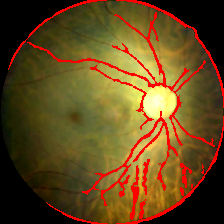
%> input picture matlab/DR - Disease Dataset/Diabetic Retinopathy/1 (1).jpg, 224 x 224 px; its folder holds only this picture in this run
$ octave code.m   (GNU Octave 9; MATLAB toolbox functions it lacks are replaced by stand-ins)
%> lines starting %> are read from the running program, lines starting %| are printed output that depends on the picture
### matlab/MFORG.m
function Segmented_Image = MFORG(restoredImage)
    % Mayfly Optimization-based Region Growing (MFORG)
    % This function processes an image to segment regions and overlays
    % the segmented areas on the original image.

    %% Step 1: Image Processing
    Threshold = 0.1;
    Converted_Image = im2double(restoredImage);
    Lab_Image = rgb2lab(Converted_Image);
    fill = cat(3, 1, 0, 0);
    Filled_Image = bsxfun(@times, fill, Lab_Image);
    Reshaped_Lab_Image = reshape(Filled_Image, [], 3);
    [C, S] = pca(Reshaped_Lab_Image);
    S = reshape(S, size(Lab_Image));
    S = S(:, :, 1);
    Gray_Image = (S - min(S(:))) ./ (max(S(:)) - min(S(:)));
    Enhanced_Image = adapthisteq(Gray_Image, 'NumTiles', [8 8], 'nbins', 128);
    Avg_Filter = fspecial('average', [9 9]);
    Filtered_Image = imfilter(Enhanced_Image, Avg_Filter);
    subtracted_Image = imsubtract(Filtered_Image, Enhanced_Image);

    % Use the appropriate thresholding method
    level = graythresh(subtracted_Image);  % Corrected threshold level
    Binary_Image = imbinarize(subtracted_Image, level - 0.008);


    % Clean up the binary image
    Clean_Image = bwareaopen(Binary_Image, 100);


    Complemented_Image = imcomplement(Clean_Image);


    %% Step 2: Overlay the segmented part on the original image
    % Create an RGB mask from the binary image
    segmentedMask = repmat(Clean_Image, [1, 1, 3]);  % Create a 3-channel mask
    Segmented_Image = restoredImage;  % Use the original image for overlay

    % Set the color for the overlay (e.g., red)
    overlayColor = [255, 0, 0];  % Red color for the overlay

    % Overlay the segmentation on the original image
    for i = 1:3  % For each color channel
        Segmented_Image(:,:,i) = Segmented_Image(:,:,i) .* uint8(~segmentedMask(:,:,1)) + ...
                              uint8(segmentedMask(:,:,1)) * overlayColor(i);
    end


end

### matlab/code.m
clc;
clear all;
close all;
close all hidden;
warning off;

%% Step 1: Load the input image
[file, path] = uigetfile('*.*', 'Select an image');
%> the answer given: DR - Disease Dataset/Diabetic Retinopathy/1 (1).jpg
img = imread([path, file]);
%> img is the input picture: size 224x224x3 uint8; mean R, G, B 101, 72.2, 29.4
img = imresize(img, [224 224]);
figure, imshow(img);
title('Input Image');

%% Step 2: Preprocess the image (Noise Removal using Median Filtering)
redChannel = img(:, :, 1);
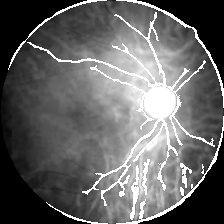
%> redChannel: size 224x224 uint8; min 0, max 255, mean 101
greenChannel = img(:, :, 2);
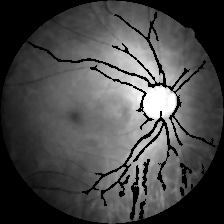
%> greenChannel: size 224x224 uint8; min 0, max 255, mean 72.2
blueChannel = img(:, :, 3);
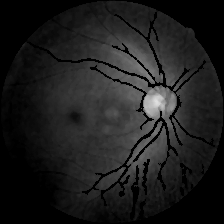
%> blueChannel: size 224x224 uint8; min 0, max 223, mean 29.4

filteredRed = medfilt2(redChannel);
filteredGreen = medfilt2(greenChannel);
filteredBlue = medfilt2(blueChannel);

filteredRGB = cat(3, filteredRed, filteredGreen, filteredBlue);
figure, imshow(filteredRGB);
title('Noise Removed Image');

%% Step 3: Contrast Enhancement (Restored Image)
restoredImage = imadjust(filteredRGB, [0.2, 0.8], [0, 1]);
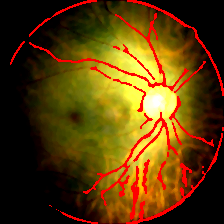
%> restoredImage: size 224x224x3 uint8; mean R, G, B 93, 60.1, 9.4
figure;
imshow(restoredImage);
title('Restored Image');

%% Step 4: Image Processing
Segmented_Image = MFORG(restoredImage);
%> in MFORG, `Lab_Image = rgb2lab(Converted_Image);`: Lab_Image: size 224x224x3 double; mean of channels 1, 2, 3 29.3, 6.6, 31.3
%> in MFORG, `Filled_Image = bsxfun(@times, fill, Lab_Image);`: Filled_Image: size 224x224x3 double; mean of channels 1, 2, 3 29.3, 0, 0
%> in MFORG, `[C, S] = pca(Reshaped_Lab_Image);`: C = [1; 0; 0]
%> the run ends on the next line

$ run again, on matlab/DR - Disease Dataset/Healthy/0 (28).jpg
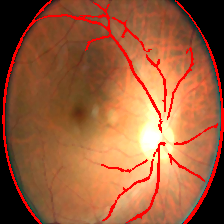
%> input picture matlab/DR - Disease Dataset/Healthy/0 (28).jpg, 224 x 224 px
%> img is the input picture: size 224x224x3 uint8; mean R, G, B 157, 92.5, 58.3
%> `blueChannel = img(:, :, 3);`:
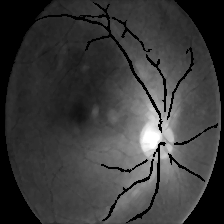
%> blueChannel: size 224x224 uint8; min 0, max 255, mean 58.3
%> `restoredImage = imadjust(filteredRGB, [0.2, 0.8], [0, 1]);`:
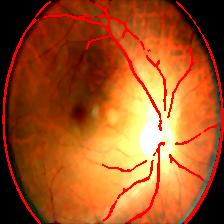
%> restoredImage: size 224x224x3 uint8; mean R, G, B 165.6, 83, 33
%> Lab_Image: size 224x224x3 double; mean of channels 1, 2, 3 45.5, 28.1, 42.5
%> Filled_Image: size 224x224x3 double; mean of channels 1, 2, 3 45.5, 0, 0
%> C = [1; 0; 0]

$ run again, on matlab/DR - Disease Dataset/Diabetic Retinopathy/1 (13) - Copy.jpg
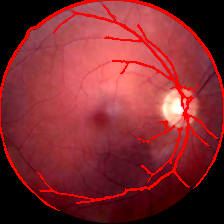
%> input picture matlab/DR - Disease Dataset/Diabetic Retinopathy/1 (13) - Copy.jpg, 224 x 224 px
%> img is the input picture: size 224x224x3 uint8; mean R, G, B 130.8, 41.9, 47.8
%> `greenChannel = img(:, :, 2);`:
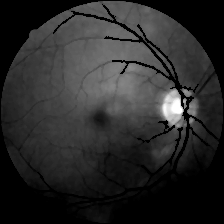
%> greenChannel: size 224x224 uint8; min 0, max 255, mean 41.9
%> `restoredImage = imadjust(filteredRGB, [0.2, 0.8], [0, 1]);`:
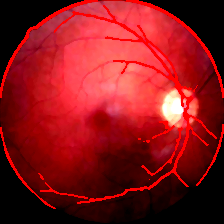
%> restoredImage: size 224x224x3 uint8; mean R, G, B 136.9, 22, 26.2
%> Lab_Image: size 224x224x3 double; mean of channels 1, 2, 3 29.8, 42.3, 27.4
%> Filled_Image: size 224x224x3 double; mean of channels 1, 2, 3 29.8, 0, 0
%> C = [1; 0; 0]
